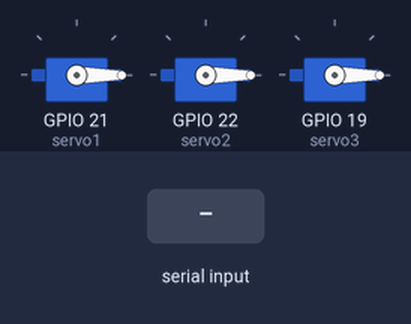
A sketch run on a simulated ESP32. Shown: 3 × servo. The test bench sets the inputs (shaded band).

Above: at 1.2 s.
1.3 s: "30 150 10\n" received over Serial
At 4.1 s:
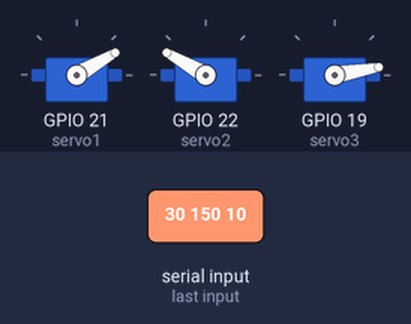
4.3 s: "90 45\n" received over Serial
At 7.1 s:
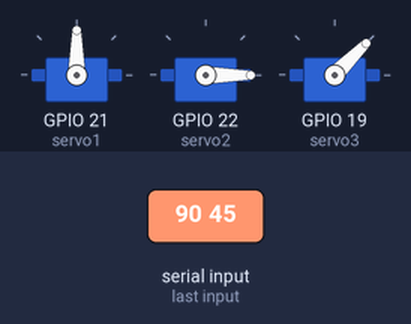
7.3 s: "30 150\n" received over Serial
At 9.7 s:
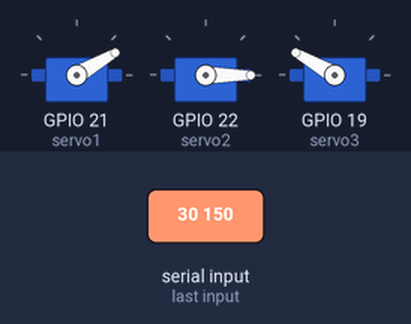
10.3 s: "1 90\n" received over Serial
At 11.8 s:
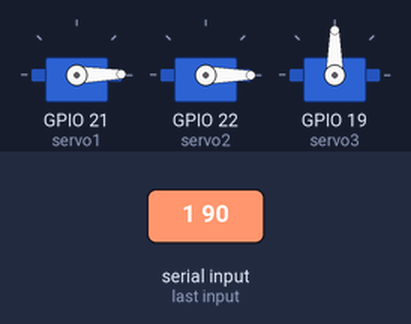
12.7 s: "1 90 45\n" received over Serial
At 15.0 s:
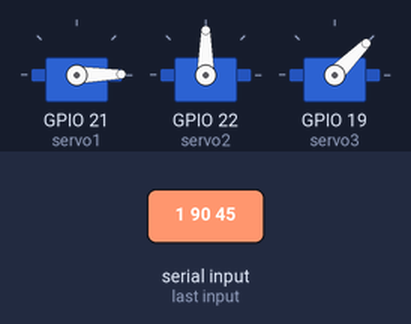
15.7 s: "30 150 10\n" received over Serial
At 16.16 s:
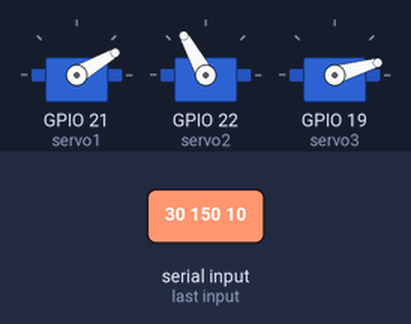
Timing chart, 0 to 18.7 s (numbered marks = the images above; inputs shaded):
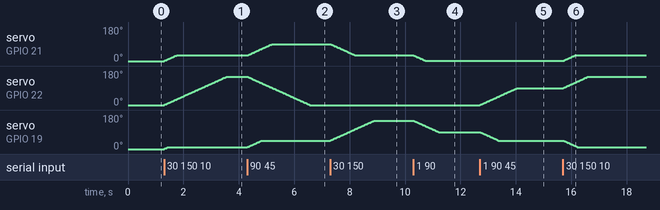

Measured:
- after the input at 1.3 s, servo on GPIO 21 (servo1): moves from 0° to 30° over 0.45 s, starting at once; servo on GPIO 22 (servo2): moves from 0° to 150° over 2.3 s, starting at once; servo on GPIO 19 (servo3): 0° → 10° at once
- after the input at 4.3 s, servo on GPIO 21 (servo1): moves from 30° to 90° over 0.91 s, starting at once; servo on GPIO 22 (servo2): moves from 150° to 0° over 2.3 s, starting at once; servo on GPIO 19 (servo3): moves from 10° to 45° over 0.51 s, starting at once
- after the input at 7.3 s, servo on GPIO 21 (servo1): moves from 90° to 30° over 0.91 s, starting at once; servo on GPIO 19 (servo3): moves from 45° to 150° over 1.6 s, starting at once
- after the input at 10.3 s, servo on GPIO 21 (servo1): moves from 30° to 1° over 0.42 s, starting at once; servo on GPIO 19 (servo3): moves from 150° to 90° over 0.91 s, starting at once
- after the input at 12.7 s, servo on GPIO 22 (servo2): moves from 0° to 90° over 1.3 s, starting at once; servo on GPIO 19 (servo3): moves from 90° to 45° over 0.67 s, starting at once
- after the input at 15.7 s, servo on GPIO 21 (servo1): moves from 1° to 30° over 0.42 s, starting at once; servo on GPIO 22 (servo2): moves from 90° to 150° over 0.91 s, starting at once; servo on GPIO 19 (servo3): moves from 45° to 10° over 0.51 s, starting at once

The sketch:

ESPRobotArm.ino
```cpp
#include <ESP32Servo.h>

Servo servo1, servo2, servo3;

int lastPos1 = 0;
int lastPos2 = 0;
int lastPos3 = 0;
int targetPos1 = 0;
int targetPos2 = 0;
int targetPos3 = 0;

void setup() {
  Serial.begin(115200);
  servo1.attach(21);
  servo2.attach(22);
  servo3.attach(19);

  servo1.write(lastPos1);
  servo2.write(lastPos2);
  servo3.write(lastPos3);
}

void loop() {
  if (Serial.available() > 0) {
    String input = Serial.readStringUntil('\n');
    input.trim();

    int spaceIndex = input.indexOf(' ');
    if (spaceIndex != -1) {
      String pos1Str = input.substring(0, spaceIndex);
      String pos2Str = input.substring(spaceIndex + 1, input.lastIndexOf(' '));
      String pos3Str = input.substring(input.lastIndexOf(' ') + 1);

      int pos1 = pos1Str.toInt();
      int pos2 = pos2Str.toInt();
      int pos3 = pos3Str.toInt();

      if (pos1 >= 0 && pos1 <= 180 && pos2 >= 0 && pos2 <= 180 && pos3 >= 0 && pos3 <= 180) {
        targetPos1 = pos1;
        targetPos2 = pos2;
        targetPos3 = pos3;
      } else {
        Serial.println("Invalid input. Please enter values between 0 and 180.");
      }
    } else {
      Serial.println("Invalid format. Please input three values separated by spaces.");
    }
  }

  if (lastPos1 < targetPos1) {
    lastPos1++;
  } else if (lastPos1 > targetPos1) {
    lastPos1--;
  }
  servo1.write(lastPos1);

  if (lastPos2 < targetPos2) {
    lastPos2++;
  } else if (lastPos2 > targetPos2) {
    lastPos2--;
  }
  servo2.write(lastPos2);

  if (lastPos3 < targetPos3) {
    lastPos3++;
  } else if (lastPos3 > targetPos3) {
    lastPos3--;
  }
  servo3.write(lastPos3);

  delay(15);
}
```
